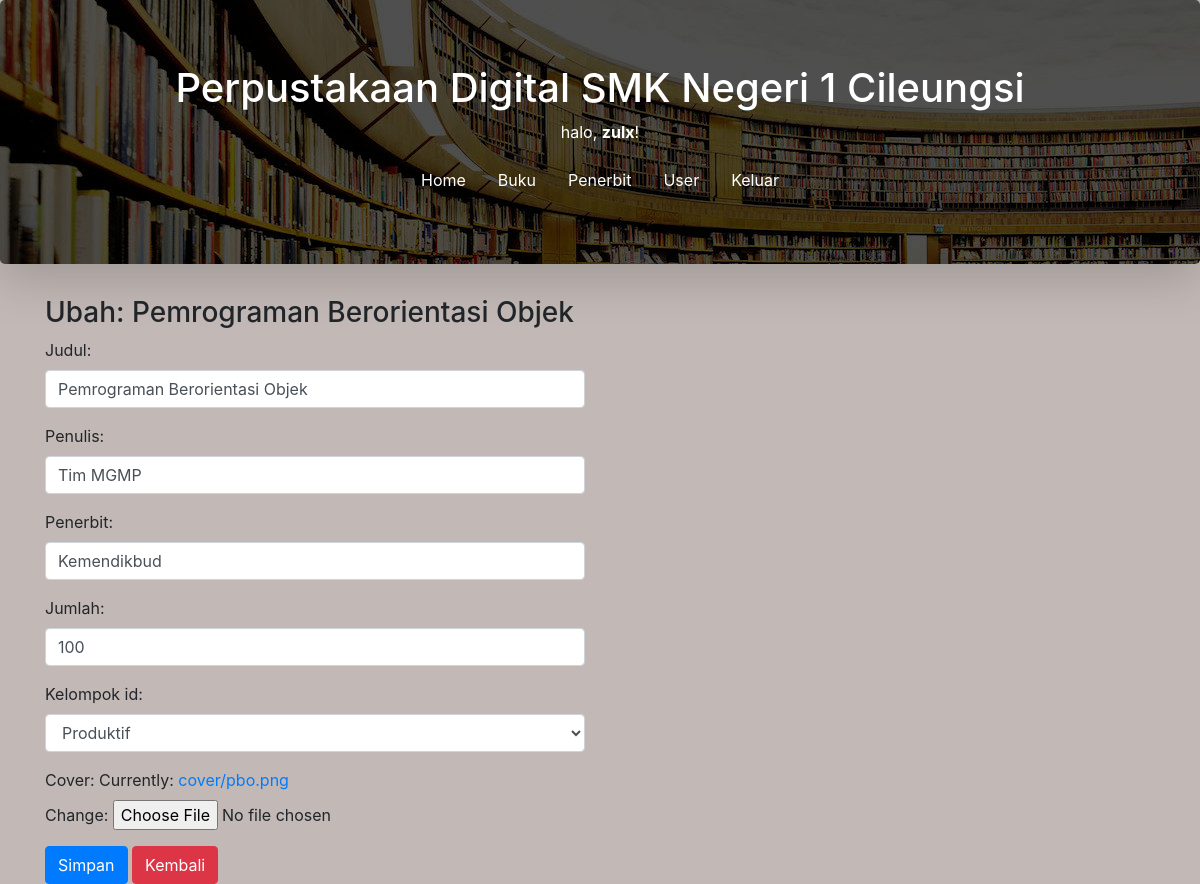
Screenshot of /buku/ubah/25 (signed in) with the database file from the repository.
### perpustakaan/models.py (models this page shows, shortened)
class Buku(models.Model):
  judul = models.CharField(max_length=50)
  penulis = models.CharField(max_length=40)
  penerbit = models.CharField(max_length=40)
  jumlah = models.IntegerField(null=True)
  kelompok_id = models.ForeignKey(Kelompok, on_delete=models.CASCADE, null=True)
  cover = models.ImageField(upload_to='cover/', null=True)
  tanggal = models.DateTimeField(auto_now_add=True, null=True)

### perpustakaan/views.py (the view)
# urls.py: path('buku/ubah/<int:id_buku>', ubah_buku, name='ubah_buku'),
@login_required(login_url=settings.LOGIN_URL)
def ubah_buku(request, id_buku):
    buku = Buku.objects.get(id=id_buku)
    template = 'ubah-buku.html'
    if request.POST:
        form = FormBuku(request.POST, request.FILES, instance=buku)
        if form.is_valid():
            form.save()
            messages.success(request, "Data Berhasil diperbaharui!")
            return redirect('ubah_buku', id_buku=id_buku)
    else:
        form = FormBuku(instance=buku)
        konteks = {
            'form':form,
            'buku':buku,
        }
    return render(request, template, konteks)

### perpustakaan/forms.py
class FormBuku(ModelForm):
  class Meta:
    model = Buku
    fields = '__all__'
    widgets = {
      'judul' : forms.TextInput({'class':'form-control'}),
      'penulis' : forms.TextInput({'class':'form-control'}),
      'penerbit' : forms.TextInput({'class':'form-control'}),
      'jumlah' : forms.NumberInput({'class':'form-control'}),
      'kelompok_id' : forms.Select({'class':'form-control'}),
    }

### perpustakaan/models.py (called while the page is built)
  def __str__(self):
    return self.nama

### perpustakaan/templates/ubah-buku.html (shortened to what this page needs)
{% extends 'base.html' %}
{% block content %}
<div class="container">
  <div class="row">
    <div class="col-md-6">
      <h3>Ubah: {{ buku.judul }}</h3>
      <form action="{% url 'ubah_buku' buku.id %}" method="post" enctype="multipart/form-data">
        {{ form.as_p }}
        <button class="btn btn-primary">Simpan</button>
        <a href="{% url 'buku' %}" class="btn btn-danger">Kembali</a>
      </form>
    </div>
  </div>
</div>
{% endblock %}

### templates/judul.html
<div class="jumbotron text-center text-white shadow-lg">
  <h1>Perpustakaan Digital SMK Negeri 1 Cileungsi</h1>
  {% if user.is_authenticated %}
    <p>halo, <strong>{{ user }}</strong>!</p>
    <nav class="nav justify-content-center">
      <a href="{% url 'home' %}" class="nav-link text-white">Home</a>
      <a href="{% url 'buku' %}" class="nav-link text-white">Buku</a>
      <a href="{% url 'penerbit' %}" class="nav-link text-white">Penerbit</a>
      <a href="{% url 'users' %}" class="nav-link text-white">User</a>
      <a href="{% url 'keluar' %}" class="nav-link text-white">Keluar</a>
    </nav>
  {% endif %}
</div>

### static/css/style.css (style rules this page uses)
body { background-color: #c2b9b6; }
.jumbotron { background: url('../images/perpus.jpg') no-repeat top center fixed; }

### rows the page displays
Buku: judul "Pemrograman Berorientasi Objek", penulis "Tim MGMP", penerbit "Kemendikbud", jumlah "100", kelompok_id "Produktif"

### other values shown
{{ user }} "zulx"
